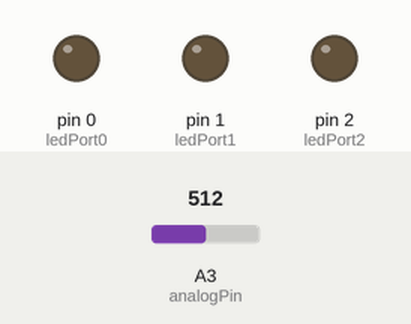
Bench run of a sketch on a simulated Arduino Uno, built with avr-gcc and run on an emulated ATmega328P. Shown: output pins drawn as LEDs (lit = HIGH). Inputs (shaded band) come from the test bench; at power-on: A3 (analogPin) = 512.

Above: at 1.2 s.
1.3 s: A3 (analogPin) set to 716
At 1.48 s:
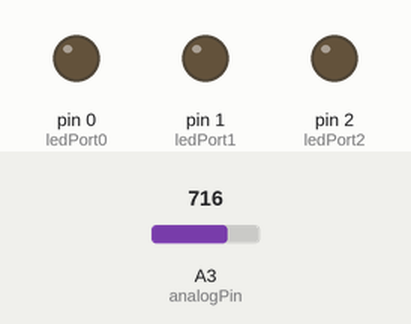
3.1 s: A3 (analogPin) set to 511
4.9 s: A3 (analogPin) set to 510
At 6.4 s:
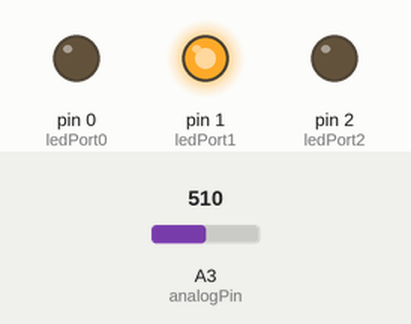
6.7 s: A3 (analogPin) set to 306
At 6.86 s:
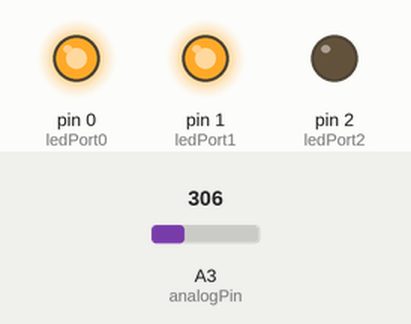
8.5 s: A3 (analogPin) set to 518
10.0 s: A3 (analogPin) set to 498
At 11.2 s:
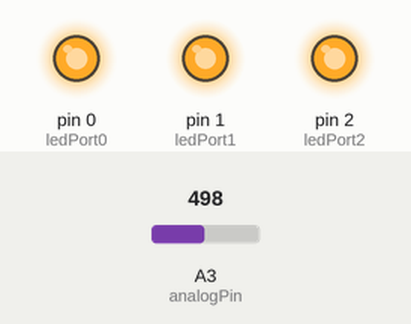
Timing chart, 0 to 12.5 s (numbered marks = the images above; inputs shaded):
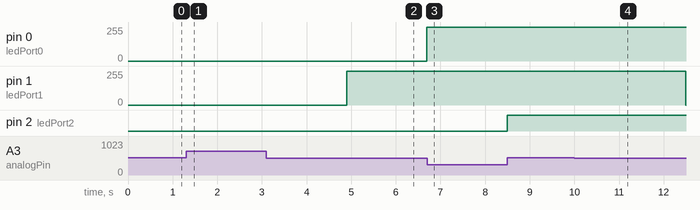

The sketch:

digitalLevelerATtiny13.ino
```cpp
// (licence header left out)
/*
 *
 *   設計全般について参考にしたwikiページ
 *    http://www26.atwiki.jp/mylte/pages/13.html
 *   参考にしたソースコード
 *    http://www26.atwiki.jp/mylte/pages/14.html
 *
 *            ATMEL / ATtiny13a
 *                 +-\/-+
 * ADC0 (D 5) PB5 1|    |8 Vcc
 * ADC3 (D 3) PB3 2|    |7 PB2 (D 2) ADC1
 * ADC2 (D 4) PB4 3|    |6 PB1 (D 1) PWM1
 *            GND 4|    |5 PB0 (D 0) PWM0
 *                 +----+
 *
 * 電源（コイン電池）電圧の変化によりアナログ入力の値も微妙に変化する
 * 基板にはソケットを実装し、随時焼き直しをできる状態を整えること
 */

uint16_t xval;        //センサーデータの一時的な保管場所

#define analogPin 3                                                //使用するアナログピンの番号
#define midLevel 508                                               //中間レベル
#define err1 3                                                     //誤差の閾値その1
#define err2 7                                                     //誤差の閾値その2

#define ledPort0 0
#define ledPort1 1
#define ledPort2 2

void reset(){
  pinMode(ledPort0, INPUT);
  pinMode(ledPort1, INPUT);
  pinMode(ledPort2, INPUT);
  digitalWrite(ledPort1, LOW);
  digitalWrite(ledPort1, LOW);
  digitalWrite(ledPort2, LOW);
}

void put0(){
  pinMode(ledPort0, INPUT);
  pinMode(ledPort1, OUTPUT);
  pinMode(ledPort2, OUTPUT);
  digitalWrite(ledPort1, HIGH);
  digitalWrite(ledPort2, LOW);
}

void put1(){
  pinMode(ledPort0, INPUT);
  pinMode(ledPort1, OUTPUT);
  pinMode(ledPort2, OUTPUT);
  digitalWrite(ledPort1, LOW);
  digitalWrite(ledPort2, HIGH);
}

void put2(){
  pinMode(ledPort0, OUTPUT);
  pinMode(ledPort1, INPUT);
  pinMode(ledPort2, OUTPUT);
  digitalWrite(ledPort0, HIGH);
  digitalWrite(ledPort1, LOW);
}

void put3(){
  pinMode(ledPort0, OUTPUT);
  pinMode(ledPort1, OUTPUT);
  pinMode(ledPort2, INPUT);
  digitalWrite(ledPort0, LOW);
  digitalWrite(ledPort1, HIGH);
}

void put4(){
  pinMode(ledPort0, OUTPUT);
  pinMode(ledPort1, OUTPUT);
  pinMode(ledPort2, INPUT);
  digitalWrite(ledPort0, HIGH);
  digitalWrite(ledPort1, LOW);
}

void setup() {
  /* 消費電力低減措置 */
  ACSR  = 0b10000000; //アナログ比較器停止
  DIDR0 =   0b111111; //デジタル入力緩衝部停止

  analogReference(EXTERNAL);  //電源電圧を基準にアナログ入力を行う
}

void loop() {
  xval = analogRead(analogPin);                                     //センシング

  /*
   * 3つのポートで5つのLEDを駆動する
   * 3つのポートの内、1つをReadに、他の1つをHIGHに、残りをLOWにする
   */
  reset();

  if(xval < midLevel - err2) put1();
  else if(xval < midLevel - err1) put0();
  else if(xval < midLevel + err1) put2();
  else if(xval < midLevel + err2) put3();
  else put4();

  delay(4);
}
```

Measured:
- after the input at 1.3 s, pin 1 (ledPort1): stays 0/255 (without the input it goes to 254/255 after 1.8 s)
- after the input at 3.1 s, pin 0 (ledPort0): stays 0/255 (without the input it goes to 255/255 after 1.8 s); pin 1 (ledPort1): 0/255 → 254/255 after 1.8 s
- after the input at 4.9 s, pin 0 (ledPort0): 0/255 → 254/255 after 1.8 s
- after the input at 6.7 s, pin 2 (ledPort2): LOW → HIGH after 1.8 s
- after the input at 8.5 s, pin 0 (ledPort0): 254/255 → 255/255 after 1.5 s; pin 1 (ledPort1): stays 254/255 (without the input it goes to 0/255 after 1.5 s)
- after the input at 10.0 s, pin 1 (ledPort1): stays 254/255 (without the input it goes to 0/255 after 2.5 s)
